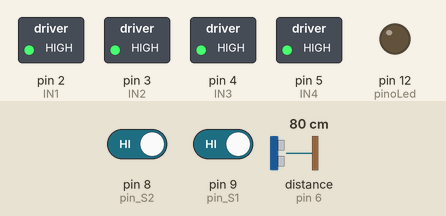
Bench run of a sketch on a simulated Arduino Uno, built with avr-gcc and run on an emulated ATmega328P. Shown: switched loads named in the sketch (green lamp = pin HIGH), output pins drawn as LEDs (lit = HIGH). Wiring (inferred from the names in the program): ultrasonic range finder: trigger pin 7; echo pin 6. The inputs (shaded band) are chosen by the test bench; at power-on: pin 8 (pin_S2) HIGH, pin 9 (pin_S1) HIGH, distance to the obstacle (sensor on pin 6) 80 cm. The echo pulse lasts 58.3 µs per cm; pins used as bus, display or sensor lines are not drawn.

Above: at 1.2 s.
1.3 s: pin 8 (pin_S2) driven LOW
At 2.2 s:
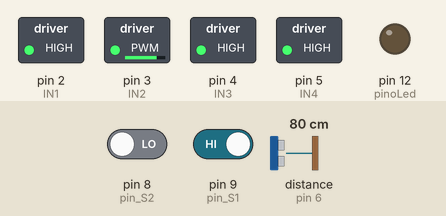
2.8 s: pin 9 (pin_S1) driven LOW
At 3.4 s:
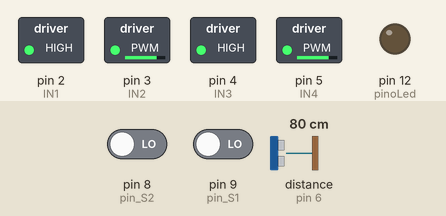
4.3 s: distance to the obstacle (sensor on pin 6) set to 2 cm
At 5.7 s:
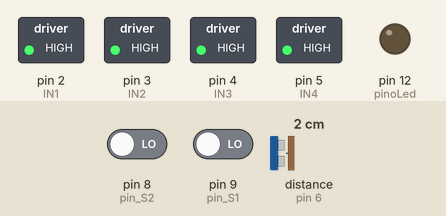
Timing chart, 0 to 7.3 s (numbered marks = the images above; inputs shaded):
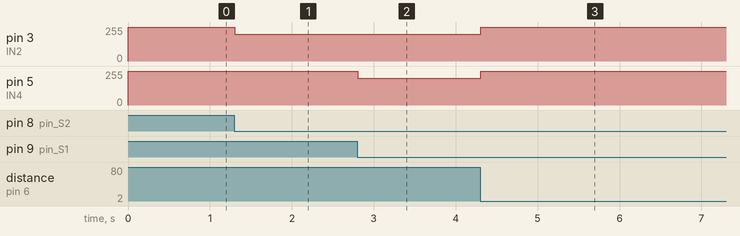

The sketch:

testeFinal.ino
```cpp
//HRSR04 sensor
const byte HRSR04_trig_pin = 7;
const byte HRSR04_echo_pin = 6;
float distancy;

//TCRT5000 sensor
int pinoLed = 12;
int pinoSensor = 8;

//Definição dos pinos de controle do motor
#define IN1 2 // Pino_Velocidade 1º Motor ( 0 a 255)_ Porta ATV_A ponte H;
#define IN2 3 //Pino_Velocidade 2º Motor ( 0 a 255) _ Porta ATV_B ponte H;
#define IN3 4 //Pino_Direção do 1º Motor: Para frente / Para trás (HIGH ou LOW)_ porta IN1 ponte H;
#define IN4 5 //Pino_Direção do 2º Motor: Para frente / Para trás (HIGH ou LOW)_ porta IN3 ponte H;

//Definição dos pinos dos sensores
#define pin_S1 9
#define pin_S2 8
bool Sensor1 = 0;
bool Sensor2 = 0;

//variável responsável por controlar a velocidade dos motores
#define velocidade 200
void setup()
{
  //sensor HCSR-04
  pinMode(HRSR04_trig_pin, OUTPUT);
  pinMode(HRSR04_echo_pin, INPUT);

  //Motor DC
  pinMode(IN1, OUTPUT);
  pinMode(IN2, OUTPUT);
  pinMode(IN3, OUTPUT);
  pinMode(IN4, OUTPUT);

  //sensor TCRT5000
  pinMode(pinoSensor, INPUT);
  pinMode(pinoLed, OUTPUT);
  digitalWrite(pinoLed, LOW);

  //Setamos a direção inicial do motor como 0, isso fará com que ambos os motores girem para frente
  digitalWrite(IN1, 255);
  digitalWrite(IN2, 255);
  digitalWrite(IN3, 255);
  digitalWrite(IN4, 255);

  //Setamos os pinos dos sensores como entrada
  pinMode(pin_S1, INPUT);
  pinMode(pin_S2, INPUT);

  Serial.begin(9600);
}

void loop() {
  distancy = getUltrassonicDistance();
  //Neste processo armazenamos o valor lido pelo sensor na variável que armazena tais dados.
  Sensor1 = digitalRead(pin_S1);
  Sensor2 = digitalRead(pin_S2);

  if (distancy <= 5)
  { // Se a distância lida pelo sensor for menor ou igual que 20 centimetros

    // Motor lado esquerdo parado
    analogWrite(IN1, 255);
    analogWrite(IN2, 255);

    // Motor lado direito parado
    analogWrite(IN3, 255);
    analogWrite(IN4, 255);
  }
  else
  { // Se não, ou seja, se a distância for maior que 20 centimetros
    //Aqui está toda a lógica de comportamento do robô: Para a cor branca atribuímos o valor 0 e, para a cor preta, o valor 1.
    if ((Sensor1 == 0) && (Sensor2 == 0))
    { // Se detectar na extremidade das faixas duas cores brancas

        analogWrite(IN1, velocidade); // Ambos motores ligam na mesma velocidade
        analogWrite(IN2, velocidade);
        analogWrite(IN3, velocidade);
        analogWrite(IN4, velocidade);
    }
    if ((Sensor1 == 1) && (Sensor2 == 0))
    { // Se detectar um lado preto e o outro branco

      analogWrite(IN4,255 ); // O motor 1 desliga
      analogWrite(IN3, 255);
      analogWrite(IN2, velocidade); // O motor 2 fica ligado, fazendo assim o carrinho virar
      analogWrite(IN1, velocidade);
    }
    if ((Sensor1 == 0) && (Sensor2 == 1))
    { // Se detectar um lado branco e o outro preto

      analogWrite(IN4, velocidade); //O motor 1 fica ligado
      analogWrite(IN3, velocidade);
      analogWrite(IN2, 255);
      analogWrite(IN1, 255);          // O motor 2 desliga, fazendo assim o carrinho virar no outro sentido
    }
  }
}

float getUltrassonicDistance() {
  digitalWrite(HRSR04_trig_pin, LOW);
  delayMicroseconds(2);
  digitalWrite(HRSR04_trig_pin, HIGH);
  delayMicroseconds(10);
  digitalWrite(HRSR04_trig_pin, LOW);
  float timeEcho = pulseIn(HRSR04_echo_pin, HIGH);
  float distancy = (timeEcho * 340.90) / 2;
  float distancyInCentimeters = distancy / 10000;

  return distancyInCentimeters;
}

bool hasLight() {
  return (digitalRead(pinoSensor) == 1);
}
```

Measured:
- after the input at 1.3 s, pin 3 (IN2): 255/255 → 200/255 at once
- after the input at 2.8 s, pin 5 (IN4): 255/255 → 200/255 at once
- after the input at 4.3 s, pin 3 (IN2), pin 5 (IN4): 200/255 → 255/255 at once
